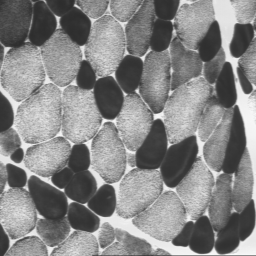
#> input picture taller1/imagenes/MUSCLE.png, 256 x 256 px
$ jupyter execute operaciones_logicas.ipynb
#> lines starting #> are read from the running program, lines starting #| are printed output that depends on the picture; after the words box and inside, x2 and y2 are one past the last pixel; in counts of white or black regions, pixels touching at a corner belong together
# Taller 1: operaciones elementales sobre imágenes

## Cargue y visualice las imágenes.

[cell 1]
# Modificar las rutas de las imagenes.
PATH_IMAGES = "./imagenes/"

[cell 2]
import cv2

imagen_MUSCLE = cv2.imread(PATH_IMAGES + "MUSCLE.png", cv2.IMREAD_GRAYSCALE)
#> imagen_MUSCLE is the input picture: shape (256, 256); min 44, max 249, mean 133.1
imagen_SPOT= cv2.imread(PATH_IMAGES + "SPOT.png", cv2.IMREAD_GRAYSCALE)
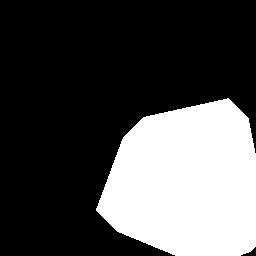
#> input picture taller1/imagenes/SPOT.png, 256 x 256 px
#> imagen_SPOT: shape (256, 256); 30.2% white; 1 white region, box (x1, y1, x2, y2) and area: (96, 98, 256, 256) 19820

Visualizamos las imágenes con matplotlib. Se instala en caso de que no esté instalada.

[cell 3]
# !pip install matplotlib
import matplotlib.pyplot as plt

plt.imshow(imagen_MUSCLE, cmap='gray')
plt.show()

[cell 4]
plt.imshow(imagen_SPOT, cmap='gray')
plt.show()

[cell 5]
imagen_OR = cv2.bitwise_or(imagen_MUSCLE, imagen_SPOT)
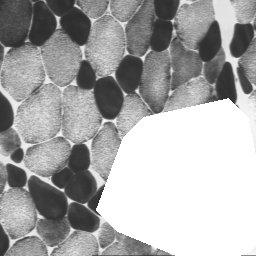
#> imagen_OR: shape (256, 256); min 44, max 255, mean 169
imagen_AND = cv2.bitwise_and(imagen_MUSCLE, imagen_SPOT)
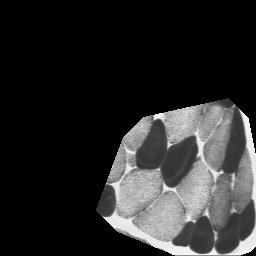
#> imagen_AND: shape (256, 256); min 0, max 249, mean 41.2
imagen_XOR = cv2.bitwise_xor(imagen_MUSCLE, imagen_SPOT)
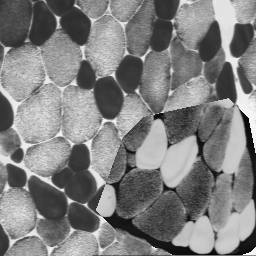
#> imagen_XOR: shape (256, 256); min 6, max 248, mean 127.8

[cell 6]
plt.imshow(imagen_OR, cmap='gray')
plt.show()
plt.imshow(imagen_AND, cmap='gray')
plt.show()
plt.imshow(imagen_XOR, cmap='gray')
plt.show()

[cell 7]
print("Un pixel donde SPOT es 255", imagen_SPOT[170, 170])
#| Un pixel donde SPOT es 255 255
print("El mismo pixel en MUSCLE", imagen_MUSCLE[170, 170])
#| El mismo pixel en MUSCLE 52
print("El mismo pixel en la operacion XOR", imagen_XOR[170, 170])
#| El mismo pixel en la operacion XOR 203

Para analizar las imágenes, consideramos las siguientes definiciones:

- Un AND bit a bit es verdadero si y sólo si ambos píxeles son mayores que cero.
- Un OR bit a bit es verdadero si cualquiera de los dos píxeles es mayor que cero.
- Un XOR bit a bit es verdadero si y solo si uno de los dos píxeles es mayor que cero, pero no ambos.

De esta forma, podemos ver lo siguiente:

1. En la imagen del OR vemos la imagen del músculo y una mancha blanca correspondiente al spot de la otra imagen. La parte blanca queda así porque la operación toma el mayor valor entre los píxeles, en este caso toma el valor de 255.

2. En la imagen del AND solo se muestra una sección de la imagen del músculo, que es donde los píxeles de ambas imágenes son mayores a 0. El resto de la imagen se ve negra, haciendo el efecto de un recorte o énfasis a un "spot" de la imagen.

3. La imagen del XOR es un poco más compleja. En la parte donde la imagen spot tiene valores de 0 (negro), se ve la imagen del músculo exactamente igual. En la parte donde spor es 255 (blanco), parece que se tomara el negativo de la imagen. Lo que está pasando exactamente es que queda el valor de la resta entre 255 y el valor del pixel en la misma posición para muscle. Como se puede ver en los prints anteriores, en el pixel (170,170) SPOT tiene un valor de 255, muscle un valor de 52 y XOR tiene un valor de 255-53=202.

## Invierta el orden de los operandos y efectúe nuevamente las operaciones OR, AND y XOR. ¿Cuál es su conclusión? Visualice los resultados.

[cell 8]
imagen_OR2 = cv2.bitwise_or(imagen_SPOT, imagen_MUSCLE)
imagen_AND2 = cv2.bitwise_and(imagen_SPOT, imagen_MUSCLE)
imagen_XOR2 = cv2.bitwise_xor(imagen_SPOT, imagen_MUSCLE)

[cell 9]
plt.imshow(imagen_OR2, cmap='gray')
plt.show()
plt.imshow(imagen_AND2, cmap='gray')
plt.show()
plt.imshow(imagen_XOR2, cmap='gray')
plt.show()

Todas las operaciones quedan igual, a pesar de cambiar el orden de los operandos, dado que son conmutativas.

## Aplique la operación NOT sobre la imagen muscle.png. La operación NOT puede realizarse a través de la operación XOR. Para esto se utiliza una imagen constante de valor máximo (255) y se efectúa la operación XOR con la imagen original (NOT = 255 XOR I).  Explique el resultado y visualícelo.

[cell 10]
import numpy as np
imagen_255 = np.full(imagen_MUSCLE.shape, 255, dtype=np.uint8)

[cell 11]
imagen_muscle_NEG = cv2.bitwise_xor(imagen_255,imagen_MUSCLE)
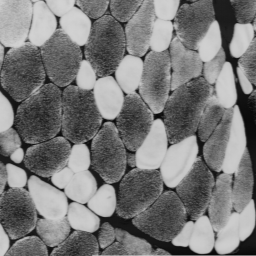
#> imagen_muscle_NEG: shape (256, 256); min 6, max 211, mean 121.9
#> imagen_255: shape (256, 256); every value is 255

[cell 12]
plt.imshow(imagen_muscle_NEG, cmap='gray')
plt.show()

[cell 13]
imagen_muscle_NEG_2 = cv2.bitwise_not(imagen_MUSCLE)

[cell 14]
plt.imshow(imagen_muscle_NEG_2, cmap='gray')
plt.show()

Construimos la imagen en negativo con la metodología propuesta y con la función `cv2.bitwise_not`. En ambos resultados observamos la misma imagen. Los valores de los píxeles resultantes son el resultado de restar 255 con el valor de la intesidad en grises del pixel en MUSCLE.

## Ponga en cero, en la imagen muscle.png, los 6 bits menos significativos de la zona marcada por spot.png (blanca), sin afectar el resto de la imagen. Explique cómo hacerlo. Verifique que, en la imagen resultado, la zona marcada solo toma los cuatro valores: 192, 128, 64 y 0.

Primero creamos una máscara binaria de la zona blanca de spot (donde spot == 255).

[cell 15]
mascara_spot = (imagen_SPOT == 255).astype(np.uint8)

[cell 16]
np.unique(mascara_spot)
#> Out = [0, 1]

Luego, creamos una máscara para anular los 6 bits menos significativos. Consideramos que 11000000 en binario es 192

[cell 17]
mask_6bits = np.full(imagen_MUSCLE.shape, 192, dtype=np.uint8)

Cuantificamos la imagen muscle al anular los 6 bit menos significativos usando la operación bitwise AND.

[cell 18]
muscle_cuantificado = cv2.bitwise_and(imagen_MUSCLE, mask_6bits)
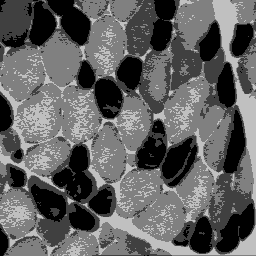
#> muscle_cuantificado: shape (256, 256); min 0, max 192, mean 96.7

Finalmente, usamos la función `np.where` para solo intervenir la imagen muscle en la sección donde la máscara binaria de spot (paso 1) es igual a 1.

[cell 19]
imagen_resultado = np.where(mascara_spot == 1, muscle_cuantificado, imagen_MUSCLE)
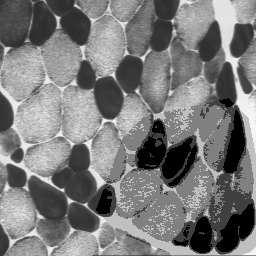
#> imagen_resultado: shape (256, 256); min 0, max 248, mean 121.8

Visualizamos el resultado y verificamos los valores únicos en la zona spot.

[cell 20]
plt.imshow(imagen_resultado, cmap='gray')
plt.show()

valores_spot = imagen_resultado[imagen_SPOT == 255]
#> valores_spot = 19820 values, max 192 at index 214, min 0 at index 0, mean 98.74
valores_unicos = np.unique(valores_spot)
#> valores_unicos = [0, 64, 128, 192]
print("Valores únicos en la zona del spot:", valores_unicos)
#| Valores únicos en la zona del spot: [  0  64 128 192]
